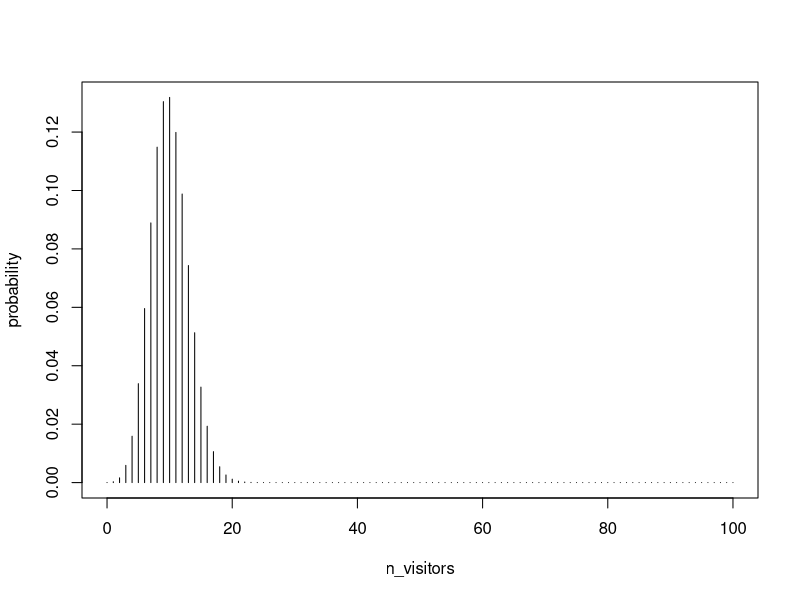
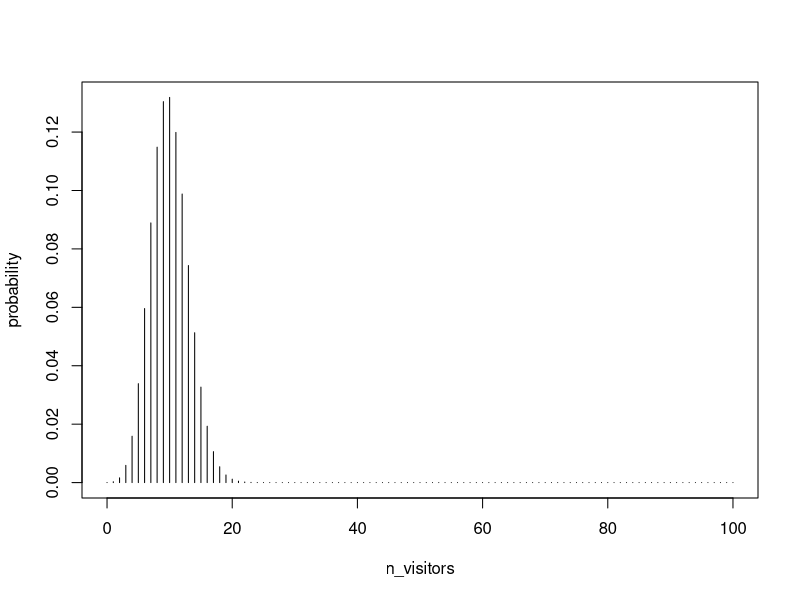
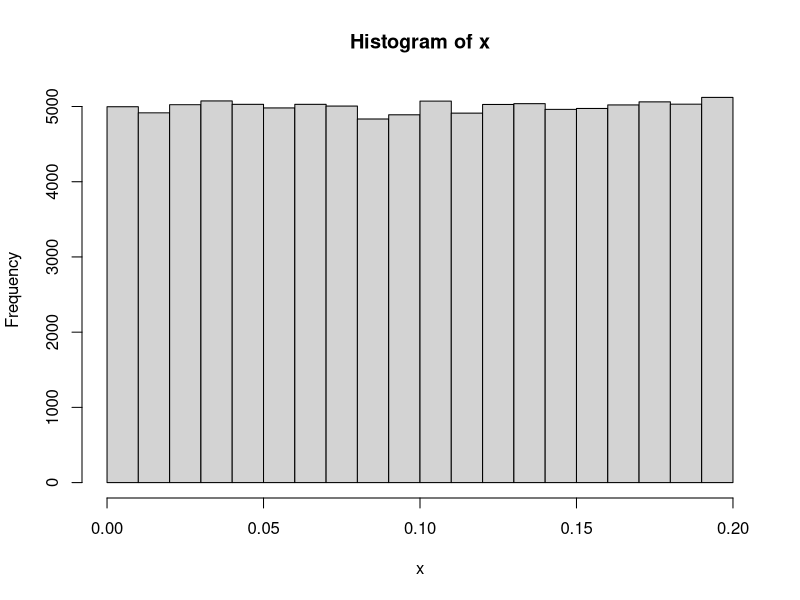
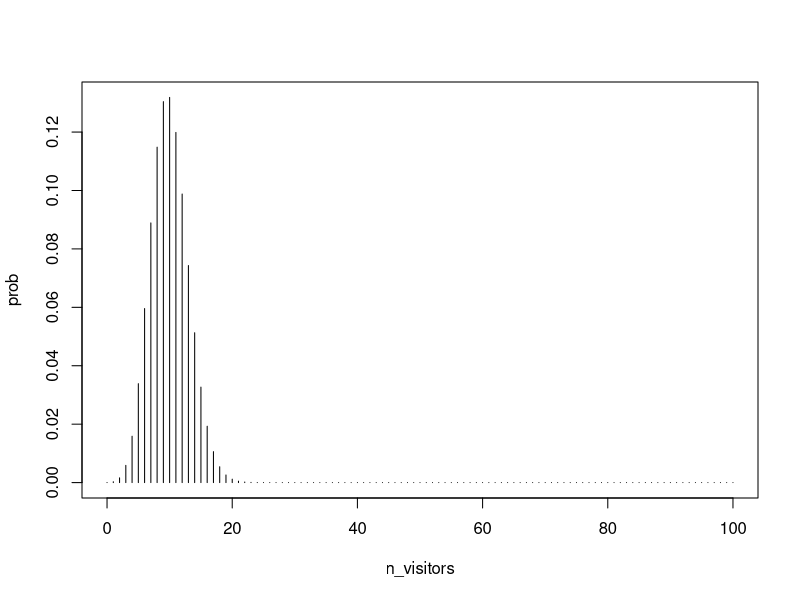
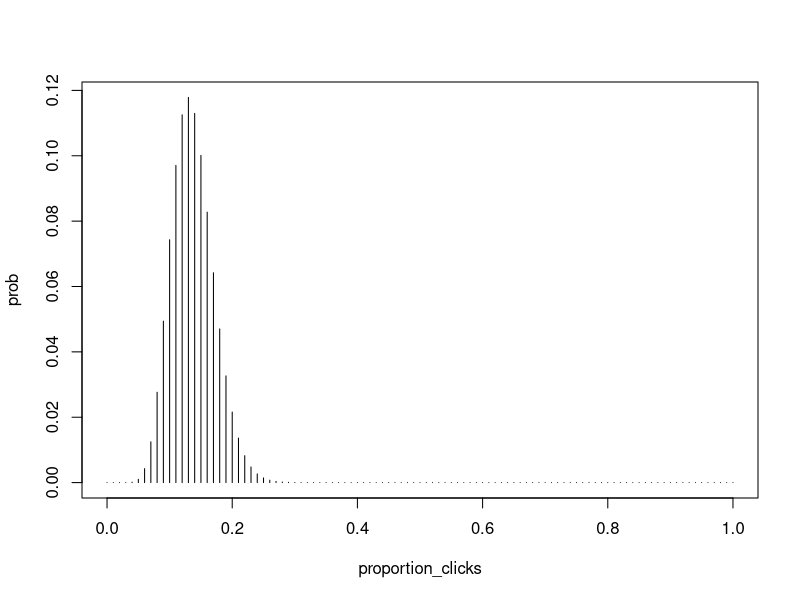
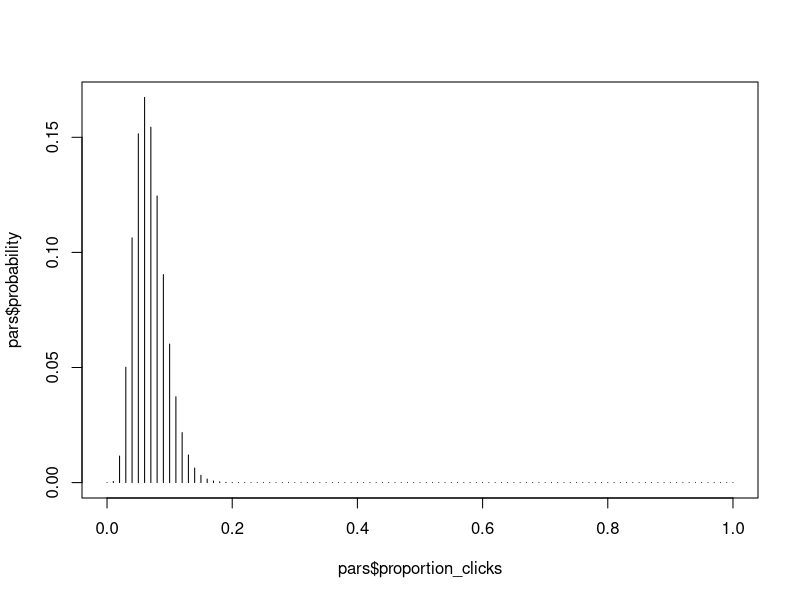
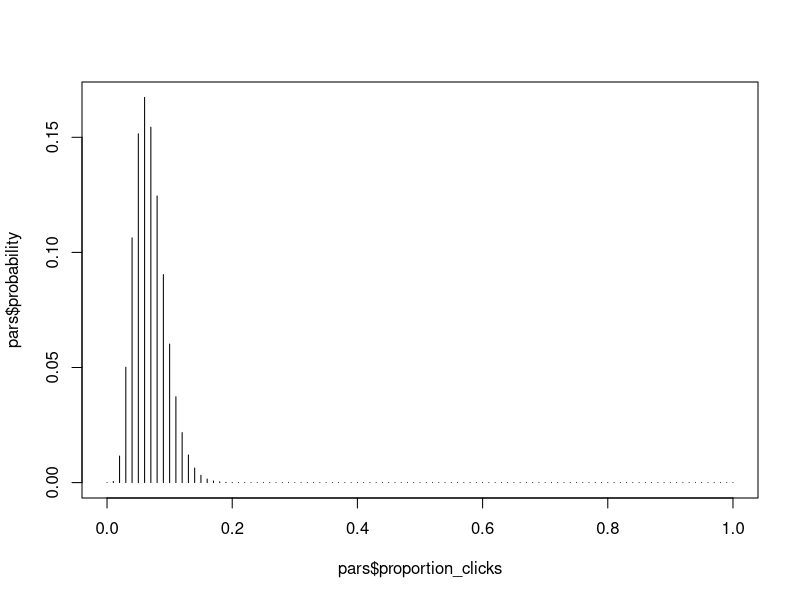

These figures' R source, in order:
## ---- chunk 1
knitr::opts_chunk$set(echo = TRUE)
## ---- chunk 2
# Calculate the probability of drawing any of the four aces
prob_to_draw_ace <- 4/52

# Calculate the probability of picking four aces in a row
prob_to_draw_four_aces <- 4/52 * 3/51 * 2/50 * 1/49
## ---- chunk 3
 n_visitors <- rbinom(n = 100000, size = 100, prob = 0.1)
sum(n_visitors == 13) / length(n_visitors)
dbinom(13, size = 100, prob = 0.1)
## ---- chunk 4
 dbinom(13, size = 100, prob = 0.1) + dbinom(14, size = 100, prob = 0.1)
## ---- chunk 5
n_visitors = seq(0, 100, by = 1)
probability <- dbinom(n_visitors, size = 100, prob = 0.1)
plot(n_visitors, probability, type = "h")
## ---- chunk 6
plot(n_visitors, probability, type = "h")

## ---- chunk 7
 x <- runif(n = 100000, min = 0.0, max = 0.2)
hist(x)
## ---- chunk 8
dunif(x = 0.12, min = 0.0, max = 0.2)
## ---- chunk 9
 # Rewrite this code so that it uses dbinom instead of rbinom
n_ads_shown <- 100
proportion_clicks <- 0.1
n_visitors <- rbinom(n = 99999, 
    size = n_ads_shown, prob = proportion_clicks)
prob_13_visitors <- sum(n_visitors == 13) / length(n_visitors)
prob_13_visitors

# Rewrite this code so that it uses dbinom instead of rbinom
n_ads_shown <- 100
proportion_clicks <- 0.1
prob_13_visitors <-  dbinom(13, size = n_ads_shown, prob = proportion_clicks)
prob_13_visitors
## ---- chunk 10
# Explore using dbinom to calculate probability distributions
n_ads_shown <- 100
proportion_clicks <- 0.1
n_visitors <- seq(0,100,1)
prob <- dbinom(n_visitors, 
    size = n_ads_shown, prob = proportion_clicks)
prob
plot(n_visitors, prob, type = "h")

# Explore using dbinom to calculate probability distributions
n_ads_shown <- 100
proportion_clicks <- seq(0,1,.01)
n_visitors <- 13 # seq(0,100,1)
prob <- dbinom(n_visitors, 
    size = n_ads_shown, prob = proportion_clicks)
prob
plot(proportion_clicks, prob, type = "h")
## ---- chunk 11
n_ads_shown <- 100
proportion_clicks <- seq(0, 1, by = 0.01)
n_visitors <- seq(0, 100, by = 1)
pars <- expand.grid(proportion_clicks = proportion_clicks,
                    n_visitors = n_visitors)
pars$prior <- dunif(pars$proportion_clicks, min = 0, max = 0.2)
pars$likelihood <- dbinom(pars$n_visitors, 
    size = n_ads_shown, prob = pars$proportion_clicks)
pars$probability <- pars$likelihood * pars$prior
pars$probability <- pars$probability / sum(pars$probability)
# Condition on the data 
pars <- pars[pars$n_visitors == 6,]
# Normalize again
pars$probability <- pars$probability / sum(pars$probability)
# Plot the posterior pars$probability
plot(pars$proportion_clicks, pars$probability, type = "h")

# Simplify the code below by directly conditioning on the data
n_ads_shown <- 100
proportion_clicks <- seq(0, 1, by = 0.01)
n_visitors <- 6 #seq(0, 100, by = 1)
pars <- expand.grid(proportion_clicks = proportion_clicks,
                    n_visitors = n_visitors)
pars$prior <- dunif(pars$proportion_clicks, min = 0, max = 0.2)
pars$likelihood <- dbinom(pars$n_visitors, 
    size = n_ads_shown, prob = pars$proportion_clicks)
pars$probability <- pars$likelihood * pars$prior
pars$probability <- pars$probability / sum(pars$probability)
#pars <- pars[pars$n_visitors == 6, ]
#pars$probability <- pars$probability / sum(pars$probability)
plot(pars$proportion_clicks, pars$probability, type = "h")

## ---- chunk 12
n_draws <- 100000
mean_clicks <- runif(n_draws, min = 0, max = 80)
n_visitors <- rpois(n = n_draws, mean_clicks)
